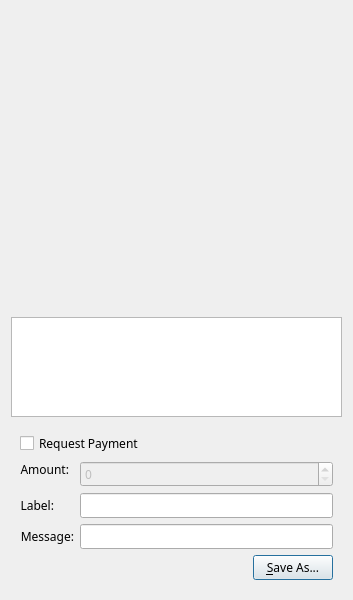
<?xml version="1.0" encoding="UTF-8"?>
<ui version="4.0">
 <class>QRCodeDialog</class>
 <widget class="QDialog" name="QRCodeDialog">
  <property name="geometry">
   <rect>
    <x>0</x>
    <y>0</y>
    <width>353</width>
    <height>600</height>
   </rect>
  </property>
  <property name="font">
   <font>
    <family>Sawasdee</family>
   </font>
  </property>
  <property name="windowTitle">
   <string>QR Code Dialog</string>
  </property>
  <layout class="QVBoxLayout" name="verticalLayout_3">
   <item>
    <widget class="QLabel" name="lblQRCode">
     <property name="sizePolicy">
      <sizepolicy hsizetype="Expanding" vsizetype="Expanding">
       <horstretch>0</horstretch>
       <verstretch>0</verstretch>
      </sizepolicy>
     </property>
     <property name="minimumSize">
      <size>
       <width>300</width>
       <height>300</height>
      </size>
     </property>
     <property name="textFormat">
      <enum>Qt::PlainText</enum>
     </property>
     <property name="alignment">
      <set>Qt::AlignCenter</set>
     </property>
     <property name="wordWrap">
      <bool>true</bool>
     </property>
    </widget>
   </item>
   <item>
    <widget class="QPlainTextEdit" name="outUri">
     <property name="sizePolicy">
      <sizepolicy hsizetype="Expanding" vsizetype="Minimum">
       <horstretch>0</horstretch>
       <verstretch>0</verstretch>
      </sizepolicy>
     </property>
     <property name="minimumSize">
      <size>
       <width>0</width>
       <height>50</height>
      </size>
     </property>
     <property name="tabChangesFocus">
      <bool>true</bool>
     </property>
     <property name="textInteractionFlags">
      <set>Qt::TextSelectableByKeyboard|Qt::TextSelectableByMouse</set>
     </property>
    </widget>
   </item>
   <item>
    <widget class="QWidget" name="widget" native="true">
     <layout class="QVBoxLayout" name="verticalLayout_2">
      <item>
       <widget class="QCheckBox" name="chkReqPayment">
        <property name="enabled">
         <bool>true</bool>
        </property>
        <property name="text">
         <string>Request Payment</string>
        </property>
       </widget>
      </item>
      <item>
       <layout class="QFormLayout" name="formLayout">
        <property name="fieldGrowthPolicy">
         <enum>QFormLayout::AllNonFixedFieldsGrow</enum>
        </property>
        <item row="1" column="0">
         <widget class="QLabel" name="lblLabel">
          <property name="text">
           <string>Label:</string>
          </property>
          <property name="textFormat">
           <enum>Qt::PlainText</enum>
          </property>
          <property name="alignment">
           <set>Qt::AlignRight|Qt::AlignTrailing|Qt::AlignVCenter</set>
          </property>
          <property name="buddy">
           <cstring>lnLabel</cstring>
          </property>
         </widget>
        </item>
        <item row="1" column="1">
         <widget class="QLineEdit" name="lnLabel"/>
        </item>
        <item row="2" column="0">
         <widget class="QLabel" name="lblMessage">
          <property name="text">
           <string>Message:</string>
          </property>
          <property name="textFormat">
           <enum>Qt::PlainText</enum>
          </property>
          <property name="alignment">
           <set>Qt::AlignRight|Qt::AlignTrailing|Qt::AlignVCenter</set>
          </property>
          <property name="buddy">
           <cstring>lnMessage</cstring>
          </property>
         </widget>
        </item>
        <item row="2" column="1">
         <widget class="QLineEdit" name="lnMessage"/>
        </item>
        <item row="0" column="0">
         <widget class="QLabel" name="lblAmount">
          <property name="sizePolicy">
           <sizepolicy hsizetype="Preferred" vsizetype="Maximum">
            <horstretch>0</horstretch>
            <verstretch>0</verstretch>
           </sizepolicy>
          </property>
          <property name="text">
           <string>Amount:</string>
          </property>
          <property name="textFormat">
           <enum>Qt::PlainText</enum>
          </property>
          <property name="alignment">
           <set>Qt::AlignRight|Qt::AlignTrailing|Qt::AlignVCenter</set>
          </property>
          <property name="buddy">
           <cstring>lnReqAmount</cstring>
          </property>
         </widget>
        </item>
        <item row="0" column="1">
         <widget class="SyndicateAmountField" name="lnReqAmount">
          <property name="enabled">
           <bool>false</bool>
          </property>
          <property name="minimumSize">
           <size>
            <width>80</width>
            <height>0</height>
           </size>
          </property>
         </widget>
        </item>
       </layout>
      </item>
      <item>
       <layout class="QHBoxLayout" name="horizontalLayout">
        <item>
         <spacer name="horizontalSpacer">
          <property name="orientation">
           <enum>Qt::Horizontal</enum>
          </property>
          <property name="sizeHint" stdset="0">
           <size>
            <width>40</width>
            <height>20</height>
           </size>
          </property>
         </spacer>
        </item>
        <item>
         <widget class="QPushButton" name="btnSaveAs">
          <property name="text">
           <string>&amp;Save As...</string>
          </property>
         </widget>
        </item>
       </layout>
      </item>
     </layout>
    </widget>
   </item>
  </layout>
 </widget>
 <customwidgets>
  <customwidget>
   <class>SyndicateAmountField</class>
   <extends>QSpinBox</extends>
   <header>syndicateamountfield.h</header>
   <container>1</container>
  </customwidget>
 </customwidgets>
 <resources/>
 <connections>
  <connection>
   <sender>chkReqPayment</sender>
   <signal>clicked(bool)</signal>
   <receiver>lnReqAmount</receiver>
   <slot>setEnabled(bool)</slot>
   <hints>
    <hint type="sourcelabel">
     <x>92</x>
     <y>285</y>
    </hint>
    <hint type="destinationlabel">
     <x>98</x>
     <y>311</y>
    </hint>
   </hints>
  </connection>
 </connections>
</ui>
